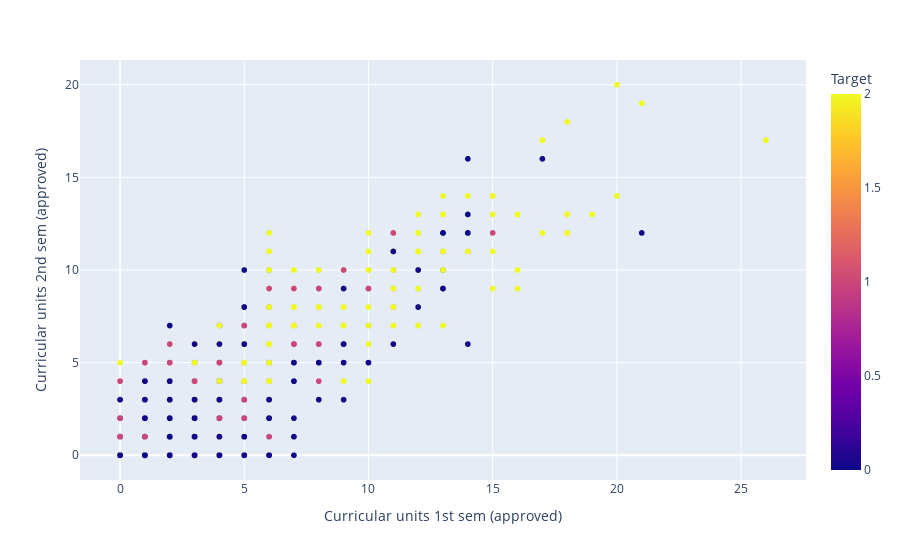

Here is the notebook cell this chart was saved with:
### Code cell
fig = px.scatter(df, 
             x = 'Curricular units 1st sem (approved)',
             y = 'Curricular units 2nd sem (approved)',
             color = 'Target')
fig.show()

### Figure 1 — Plotly figure (JSON) as saved in the notebook; plotly's stock layout.template omitted (floating-point values rounded to 4 significant figures; data arrays with more than 128 entries replaced by an {"elided": "..."} marker saying what was removed)
{"data": [{"hovertemplate": "Curricular units 1st sem (approved)=%{x}<br>Curricular units 2nd sem (approved)=%{y}<br>Target=%{marker.color}<extra></extra>", "legendgroup": "", "marker": {"color": {"elided": "4424 int values"}, "coloraxis": "coloraxis", "symbol": "circle"}, "mode": "markers", "name": "", "showlegend": false, "type": "scattergl", "x": {"elided": "4424 int values"}, "xaxis": "x", "y": {"elided": "4424 int values"}, "yaxis": "y"}], "layout": {"coloraxis": {"colorbar": {"title": {"text": "Target"}}, "colorscale": [[0, "#0d0887"], [0.1111, "#46039f"], [0.2222, "#7201a8"], [0.3333, "#9c179e"], [0.4444, "#bd3786"], [0.5556, "#d8576b"], [0.6667, "#ed7953"], [0.7778, "#fb9f3a"], [0.8889, "#fdca26"], [1, "#f0f921"]]}, "legend": {"tracegroupgap": 0}, "margin": {"t": 60}, "xaxis": {"anchor": "y", "domain": [0, 1], "title": {"text": "Curricular units 1st sem (approved)"}}, "yaxis": {"anchor": "x", "domain": [0, 1], "title": {"text": "Curricular units 2nd sem (approved)"}}}}
